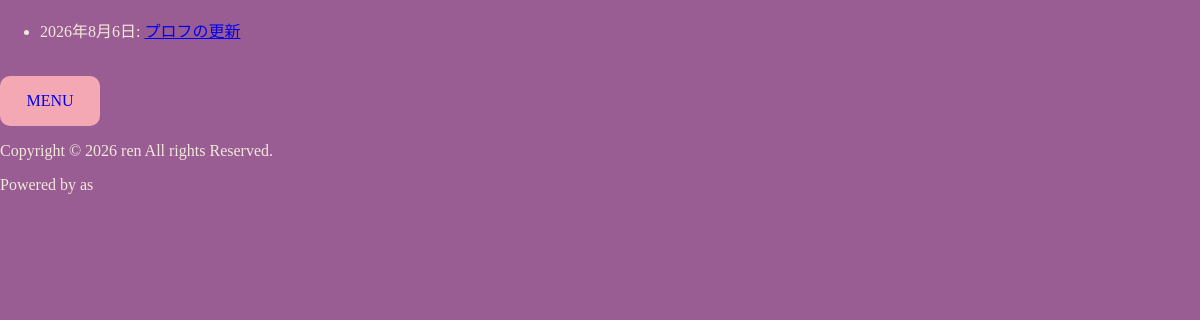
Before: /myjob/page/ (signed in) with the older database file.
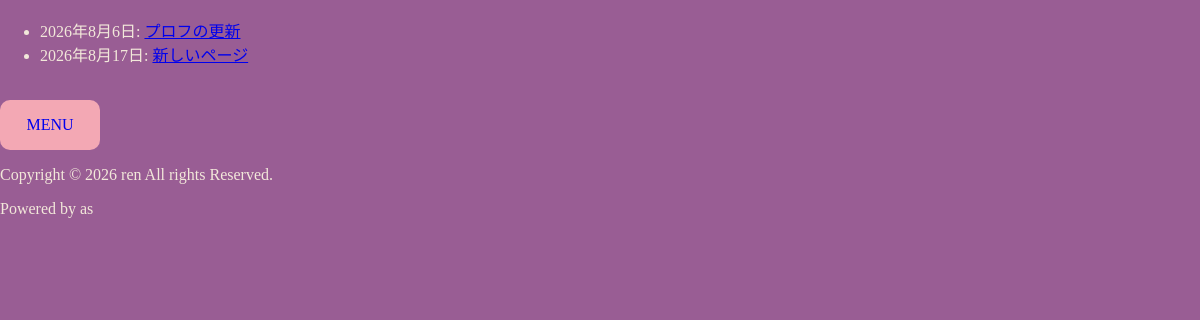
After: the same page with the newer database file.
### myjob/models.py (models this page shows)
class Page(models.Model):
    id = models.UUIDField(primary_key=True, default=uuid.uuid4,editable=False,verbose_name="ID")
    title = models.CharField(max_length=100,verbose_name="タイトル")
    body = models.TextField(max_length=2000,verbose_name="本文")
    Page_date = models.DateField(verbose_name="日付")
    picture = models.ImageField(upload_to="myjob/piture/",blank=True,null = True,verbose_name="画像")
    created_at= models.DateField(auto_now_add=True,verbose_name="作成日時")
    updated_at = models.DateField(auto_now=True,verbose_name="更新日時")

### myjob/views.py (the view)
class PageListView(LoginRequiredMixin,View):
    def get(self,request):
        page_list = Page.objects.order_by("Page_date")
        return render(request,"myjob/page_list.html",{"page_list":page_list})

### templates/myjob/page_list.html
{% extends "base/myjob_base.html" %}
 {% block content %}
<ul>
    {% for page in page_list %}
     <li>{{ page.Page_date }}:
        <a href="{% url 'myjob:page_detail'  page.id %}">{{ page.title }}</a>
    </li>
    {% empty %}
        <div>ページが一つもありません。</div>
    {% endfor %}
</ul>
<br>
<div class="button">
<a href="{% url 'myjob:menu' %}">MENU</a></div>
 {% endblock content %}

### templates/base/myjob_base.html (shortened to what this page needs)
{% load static %}
<!DOCTYPE html>
<html lang="ja">
<head>
    <link rel="stylesheet" href="{% static 'myjob/css/base.css' %}">
</head>
<body>
    {% block content %}
    {% endblock content %}
    <footer>
        <div>
            <p>Copyright © 2026 ren All rights Reserved.</p>
            <p>Powered by as</p>
        </div>
    </footer>
</body>

### static/myjob/css/base.css (style rules this page uses)
body { min-height: auto; margin-left: auto; margin-right: auto; margin-top: 1.5%; background-color: rgb(153, 93, 148); color: #faf3e0ec; }
.button a { width: 100px; height: 50px; text-decoration: none; display: block; background-color: #f3a8b4; text-align: center; line-height: 50px; border-radius: 10px; }

Changed rows visible on the page:
added Page: Page_date "2026年8月17日", title "新しいページ"
